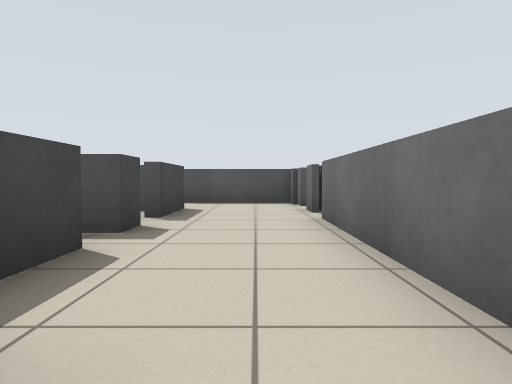
[1] (above)

24 first-person views from a walk through a world built for the Player/Stage simulator. The camera is 0.67 m above the floor, tilts 2° down and sees 75° across. Floor lines are 1 m apart. The floor is counted in squares, 1 m on a side. Each view is taken from the middle of a square. On the plan, view 1 faces up. The plan holds only what a view shows up to about 10 squares ahead; the rest is blank. The robots in the file are not drawn.

[2]
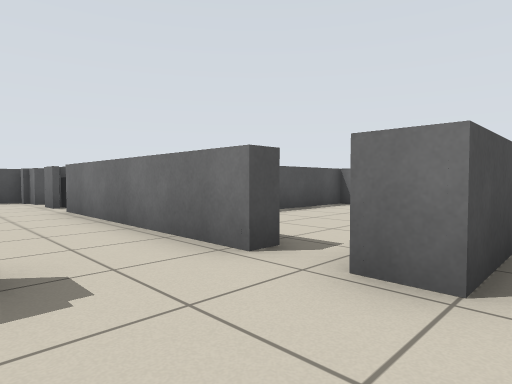

[3]
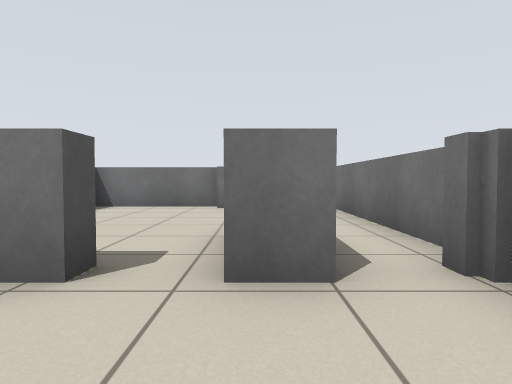

[4]
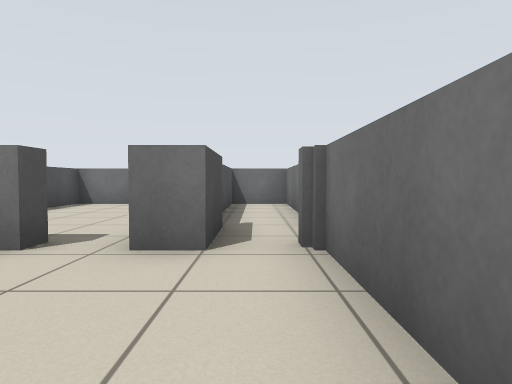

[5]
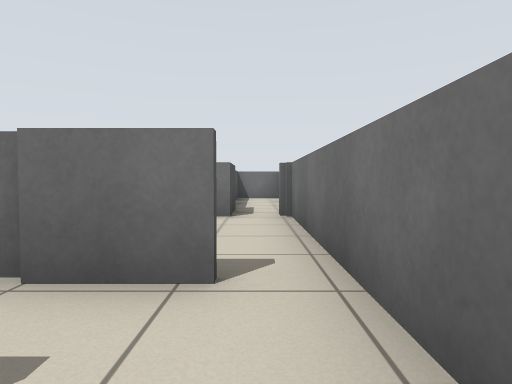

[6]
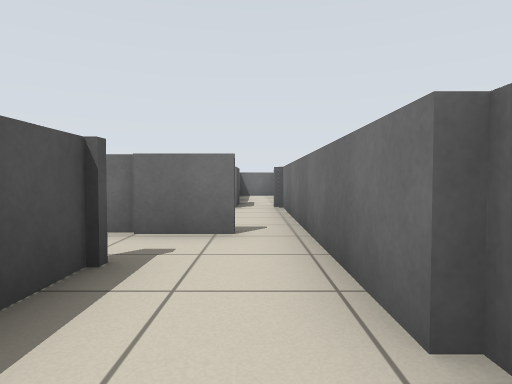

[7]
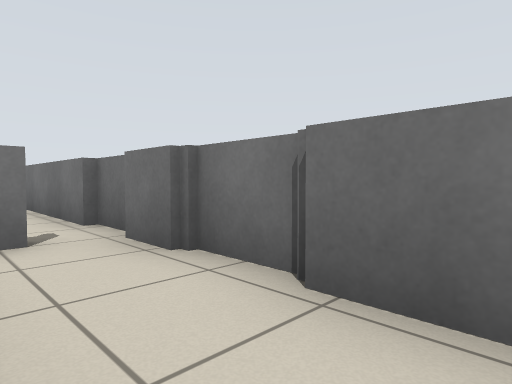

[8]
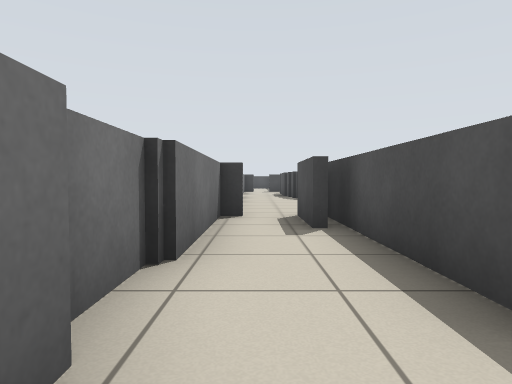

[9]
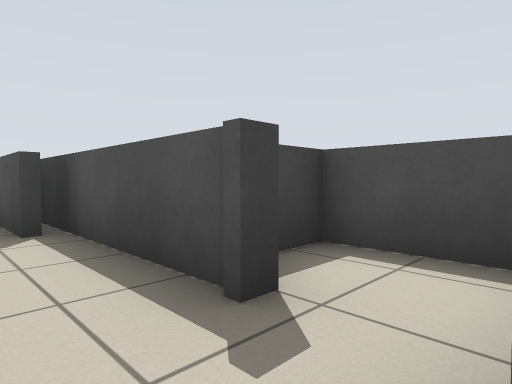

[10]
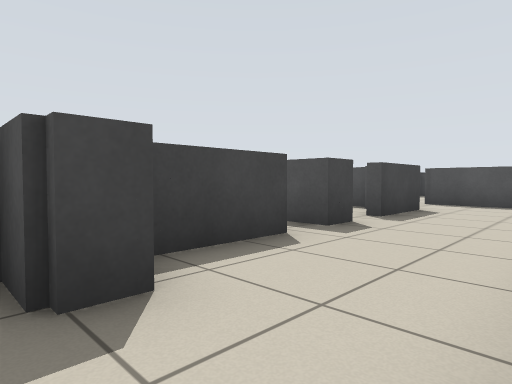

[11]
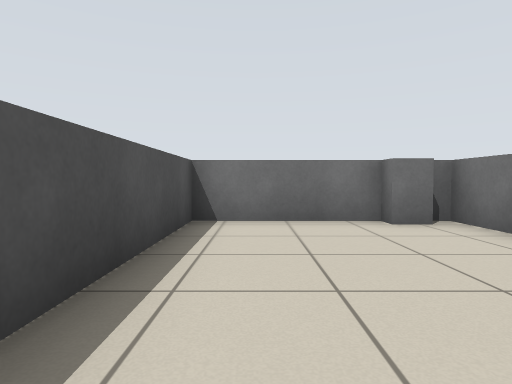

[12]
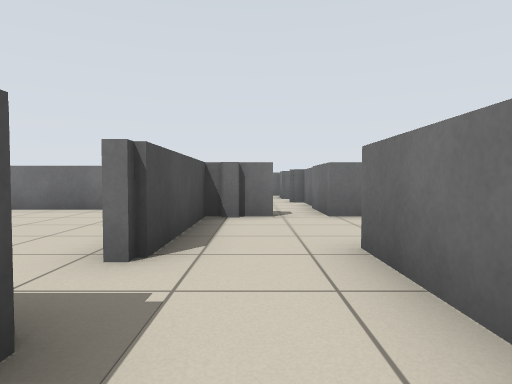

[13]
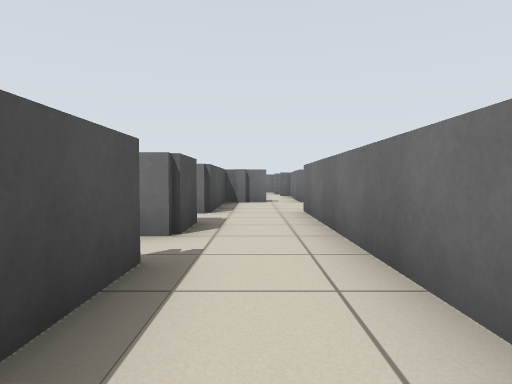

[14]
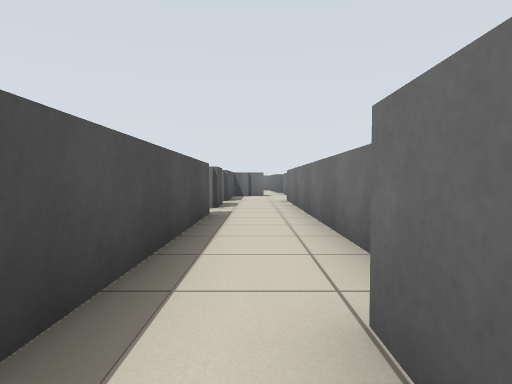

[15]
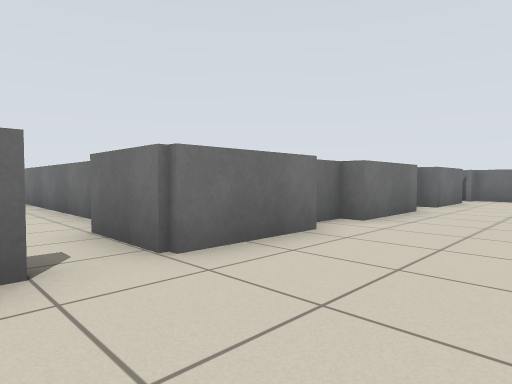

[16]
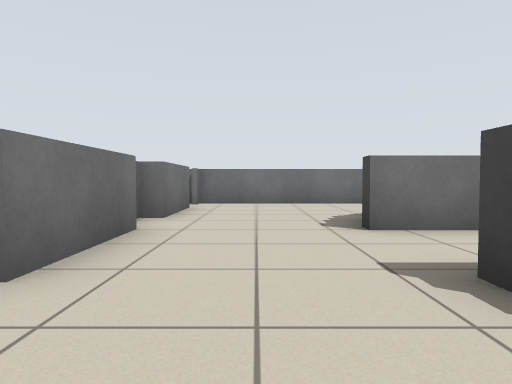

[17]
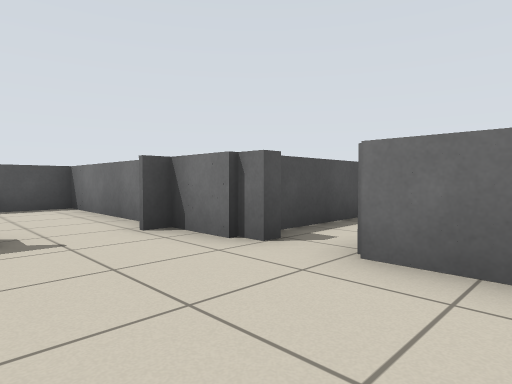

[18]
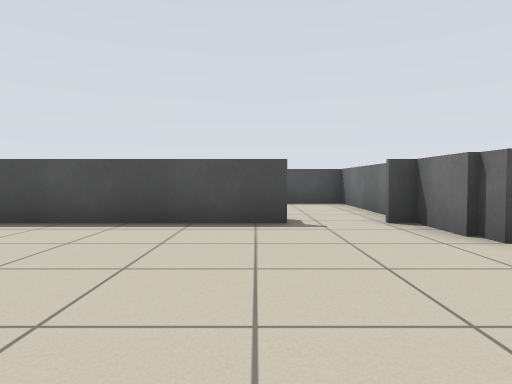

[19]
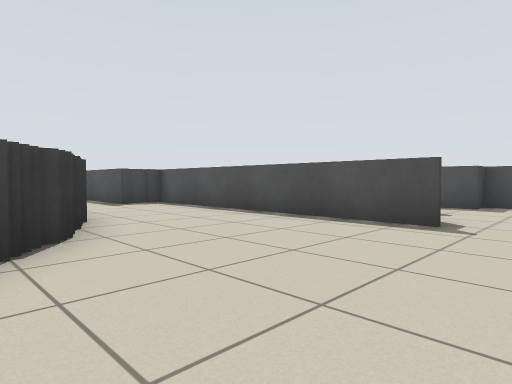

[20]
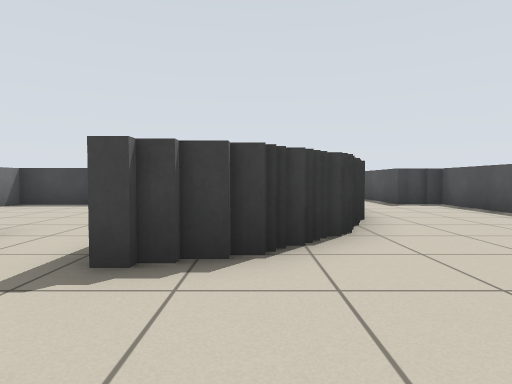

[21]
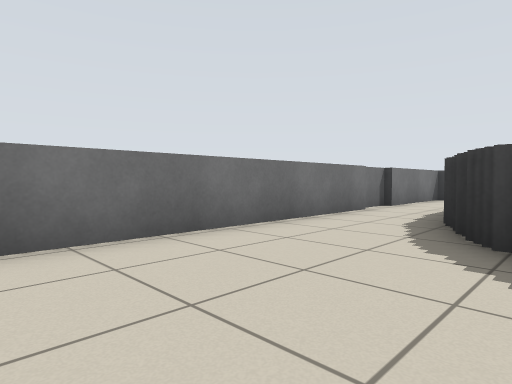

[22]
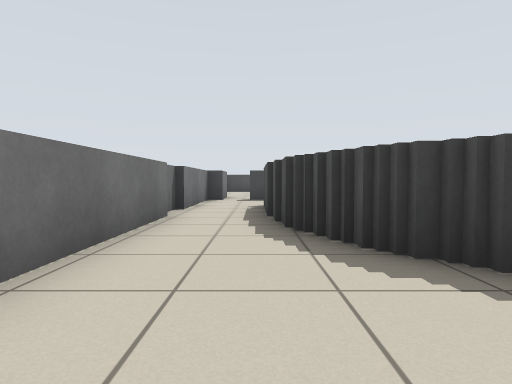

[23]
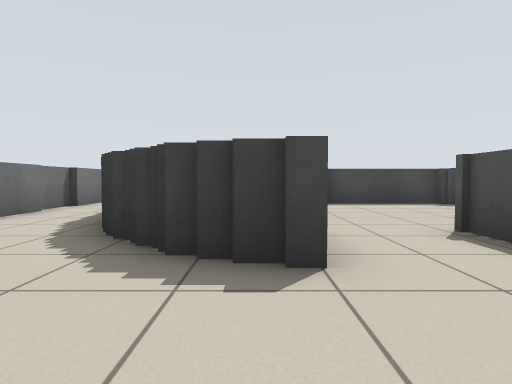

[24]
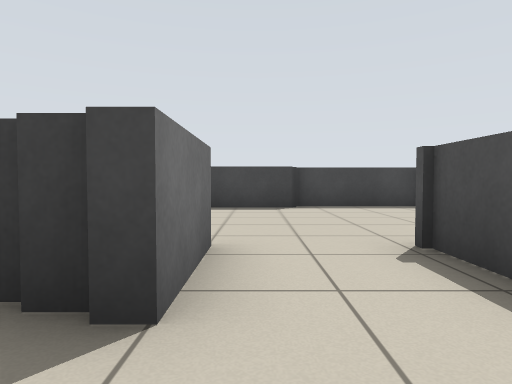

### Floor plan
Ten units are one square. View 1 is at (0, 0); x grows to the right and y downward. Boxes are objects, and circles mark ways between rooms. Rooms are numbered by the first view taken in them; rooms with no view inside come last. Other rooms are left out.
<svg viewBox="-255 -162 335 196">
<path fill="none" stroke="#000" d="M16 -2 12 -2 12 -14M28 15 12 15 12 8M22 29 75 29 75 9M-9 -10 -9 -2 -18 -2M-16 27 14 27M74 12 49 12M-68 29 -56 29M-58 27 -16 27M-84 27 -71 27M-83 4 -83 7 -131 7M-96 29 -82 29M-42 7 -54 7M-74 -11 -90 -11 -90 -2M-29 18 -29 0M-116 12 -134 12M-132 22 -132 27 -95 27M61 12 75 12M71 8 71 1 75 1 75 -31 32 -31M-165 -54 -165 -46M-168 -61 -168 -52M-174 -66 -174 -61M-171 -47 -185 -47M-178 -71 -178 -66M-134 -61 -134 -85 -114 -85M-129 -48 -129 -56M-168 -19 -168 -11M-184 -25 -165 -25 -165 -18M-134 -95 -134 -112 -140 -112M-134 -24 -134 -48M-174 -11 -174 -6M-155 -112 -231 -112M-178 -8 -178 -2 -182 -2M-100 -80 -34 -80M-181 0 -188 0M-134 -121 -134 -157 -158 -157 -158 -149 -166 -149M-186 2 -194 2M-192 5 -198 5M-196 7 -226 7M-134 12 -134 -11M-232 -99 -242 -99M-236 -109 -236 -101M-214 27 -134 27 -134 22M-62 -99 -126 -99M-228 29 -215 29M-250 27 -226 27M-35 -99 -50 -99 -50 -105M-231 -41 -231 5M-231 -73 -236 -73 -236 -40M-17 -50 -17 -42M-17 -80 -17 -59M12 -69 12 -76M15 -69 15 -76M-17 -34 -17 -14M12 -86 12 -99 -24 -99M12 -14 12 -59M-34 -80 -17 -80"/>
<circle cx="-20" cy="20" r="3" fill="#2a7"/>
<circle cx="10" cy="0" r="3" fill="#2a7"/>
<circle cx="0" cy="-10" r="3" fill="#2a7"/>
<circle cx="-130" cy="20" r="3" fill="#2a7"/>
<circle cx="-175" cy="-35" r="3" fill="#2a7"/>
<circle cx="-45" cy="-90" r="3" fill="#2a7"/>
<circle cx="-20" cy="-90" r="3" fill="#2a7"/>
<text x="10" y="10">1</text>
<text x="-70" y="20">2</text>
<text x="40" y="-10">3</text>
<text x="-160" y="-60">4</text>
<text x="-210" y="-40">5</text>
<text x="-10" y="-60">6</text>
<text x="-30" y="-100">7</text>
</svg>
Room 1 opens to room 2. Room 1 opens to room 3. Room 1 opens to room 6. Room 2 opens to room 4. Room 4 opens to room 5. Room 4 opens to room 7. Room 6 opens to room 7.

Where each view was taken, in squares from view 1:
view 1: 0 up, 0 right, facing up
view 2: 2 down, 1 left, facing up-right
view 3: 1 down, 1 left, facing right
view 4: 2 down, 2 left, facing right
view 5: 2 down, 5 left, facing right
view 6: 2 down, 7 left, facing right
view 7: 1 down, 11 left, facing down-right
view 8: 2 down, 7 left, facing left
view 9: 2 down, 7 left, facing up-left
view 10: 0 up, 1 right, facing up-left
view 11: 2 up, 2 right, facing right
view 12: 9 up, 5 left, facing right
view 13: 9 up, 9 left, facing right
view 14: 9 up, 13 left, facing right
view 15: 10 up, 16 left, facing down-right
view 16: 7 up, 15 left, facing down
view 17: 7 up, 16 left, facing up-right
view 18: 6 up, 16 left, facing up
view 19: 6 up, 14 left, facing up-left
view 20: 6 up, 14 left, facing left
view 21: 1 up, 14 left, facing down-left
view 22: 1 down, 15 left, facing left
view 23: 2 up, 14 left, facing left
view 24: 3 up, 15 left, facing left
